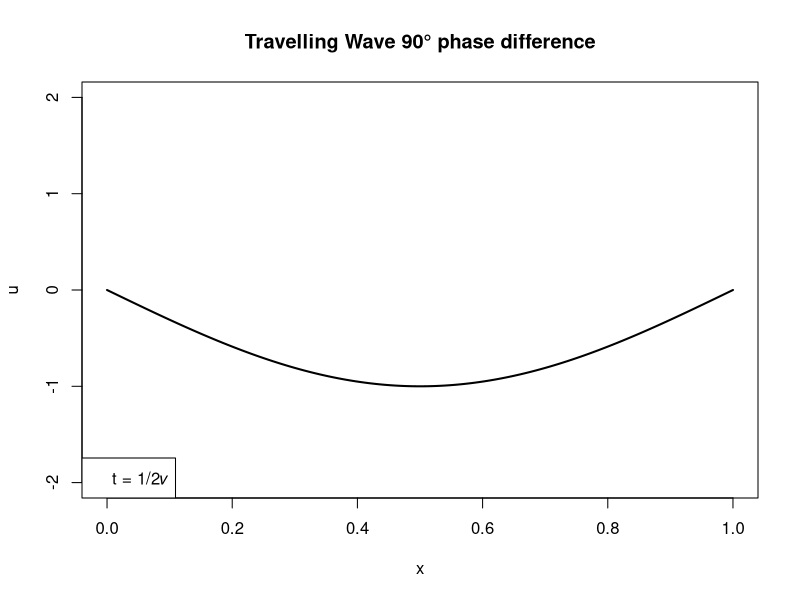

Write R code to recreate this figure.
# Assuming
L <- 1

# X-axis and Y-axis values
x_values <- seq(0, L, length.out = 1000)
u_values <- (- sin(pi * x_values / L))

# Final plot
plot(x_values, u_values, type = "l", lwd = 2, xlim = c(0, L), ylim = c(-2, 2), 
     xlab = "x", ylab = "u", main = "Travelling Wave 90° phase difference")
# Label
legend("bottomleft", legend = "t = 1/2𝜈")